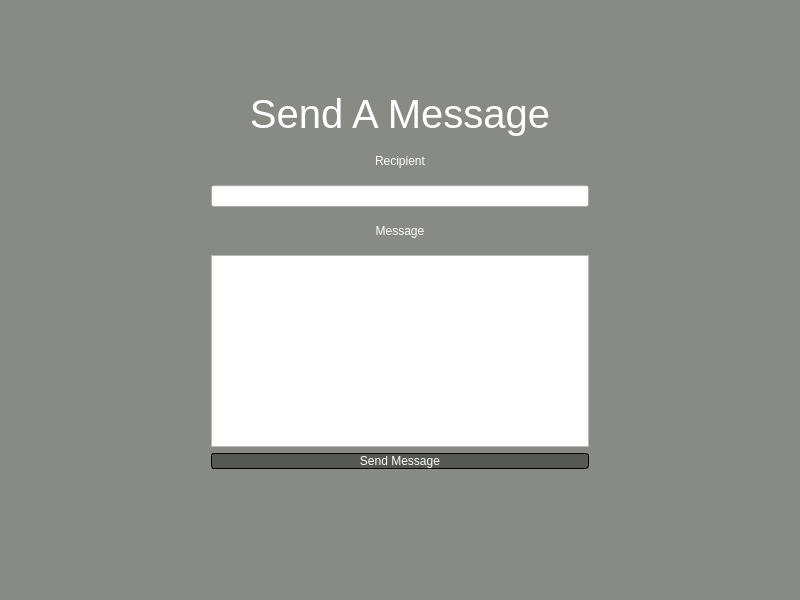
<?xml version="1.0" encoding="UTF-8"?>
<ui version="4.0">
 <class>sendMessage</class>
 <widget class="QDialog" name="sendMessage">
  <property name="geometry">
   <rect>
    <x>0</x>
    <y>0</y>
    <width>800</width>
    <height>600</height>
   </rect>
  </property>
  <property name="windowTitle">
   <string>Dialog</string>
  </property>
  <property name="styleSheet">
   <string notr="true">#sendMessage {background: rgb(136, 138, 133); }
#topBar { background-color: qlineargradient(spread:reflect, x1:0.5, y1:0, x2:0, y2:0, stop:0 rgba(136, 138, 133, 100), stop:1 rgba(100, 100, 100, 100)); }
QPushButton {
    color: white;
    background-color: rgb(85, 87, 83);
    border-width: 0px;
    border-radius: 3px;
	border: 1px solid black;
}
#signUpWrap {
	border: 1px solid;
	background:rgba(186, 189, 182, 0.3);
	border-radius:20px;
	margin-top:10px;
}
.QLabel {
	color:white;
	text-transform: uppercase;
}</string>
  </property>
  <layout class="QVBoxLayout" name="verticalLayout_2">
   <item>
    <layout class="QVBoxLayout" name="verticalLayout">
     <property name="leftMargin">
      <number>180</number>
     </property>
     <property name="topMargin">
      <number>80</number>
     </property>
     <property name="rightMargin">
      <number>180</number>
     </property>
     <property name="bottomMargin">
      <number>100</number>
     </property>
     <item>
      <widget class="QLabel" name="label_3">
       <property name="sizePolicy">
        <sizepolicy hsizetype="Preferred" vsizetype="Fixed">
         <horstretch>0</horstretch>
         <verstretch>0</verstretch>
        </sizepolicy>
       </property>
       <property name="font">
        <font>
         <pointsize>30</pointsize>
        </font>
       </property>
       <property name="text">
        <string>Send A Message</string>
       </property>
       <property name="alignment">
        <set>Qt::AlignCenter</set>
       </property>
      </widget>
     </item>
     <item>
      <layout class="QVBoxLayout" name="verticalLayout_3">
       <property name="leftMargin">
        <number>20</number>
       </property>
       <property name="topMargin">
        <number>0</number>
       </property>
       <property name="rightMargin">
        <number>20</number>
       </property>
       <property name="bottomMargin">
        <number>20</number>
       </property>
       <item>
        <widget class="QLabel" name="label">
         <property name="text">
          <string>Recipient</string>
         </property>
         <property name="alignment">
          <set>Qt::AlignCenter</set>
         </property>
        </widget>
       </item>
       <item>
        <widget class="QLineEdit" name="lineEdit"/>
       </item>
       <item>
        <widget class="QLabel" name="label_2">
         <property name="text">
          <string>Message</string>
         </property>
         <property name="alignment">
          <set>Qt::AlignCenter</set>
         </property>
        </widget>
       </item>
       <item>
        <widget class="QTextBrowser" name="textBrowser">
         <property name="sizePolicy">
          <sizepolicy hsizetype="Expanding" vsizetype="Fixed">
           <horstretch>0</horstretch>
           <verstretch>0</verstretch>
          </sizepolicy>
         </property>
         <property name="minimumSize">
          <size>
           <width>150</width>
           <height>0</height>
          </size>
         </property>
        </widget>
       </item>
       <item>
        <widget class="QPushButton" name="pushButton">
         <property name="text">
          <string>Send Message</string>
         </property>
        </widget>
       </item>
      </layout>
     </item>
    </layout>
   </item>
  </layout>
 </widget>
 <resources/>
 <connections/>
</ui>
